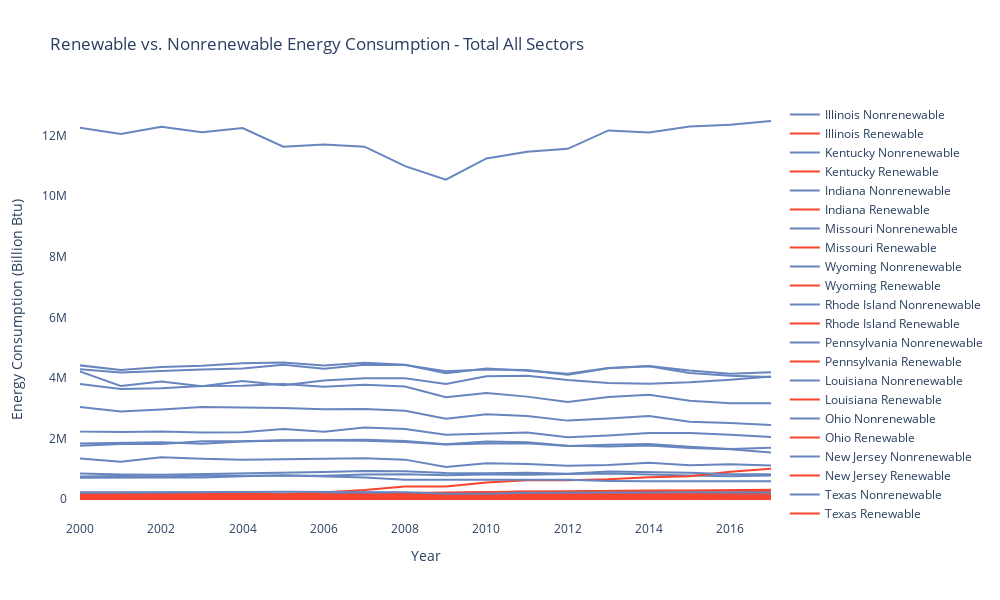

Notebook code cell kept with this figure:
### Code cell
plot_clusters(worst_gs.index)
